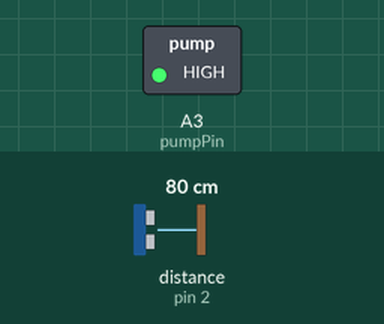
A sketch run on a simulated Arduino Uno, built with avr-gcc and run on an emulated ATmega328P. Shown: switched loads named in the sketch (green lamp = pin HIGH). Wiring (inferred from the names in the program): ultrasonic range finder: trigger pin 5; echo pin 2. The inputs (shaded band) are chosen by the test bench; at power-on: distance to the obstacle (sensor on pin 2) 80 cm. The echo pulse lasts 58.3 µs per cm; pins used as bus, display or sensor lines are not drawn.

Above: at 1.2 s.
1.3 s: distance to the obstacle (sensor on pin 2) set to 84 cm
At 2.7 s:
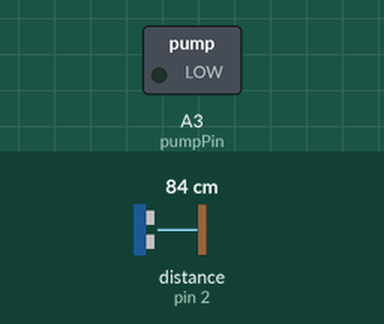
3.0 s: distance to the obstacle (sensor on pin 2) set to 2 cm
At 3.4 s:
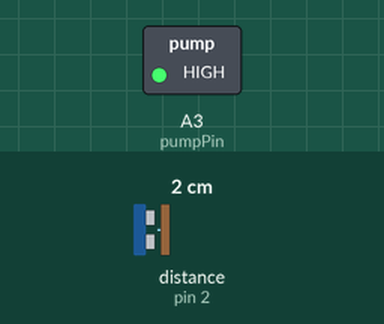
Timing chart, 0 to 6.0 s (numbered marks = the images above; inputs shaded):
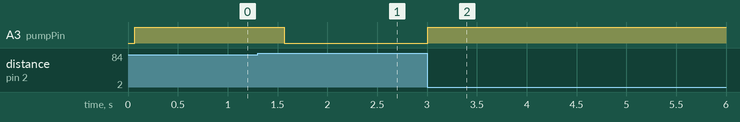

Measured:
- the behaviour switches between 81 and 82 cm on distance to the obstacle (sensor on pin 2) (found by bisection; images 0 and 1)
- after the input at 1.3 s, A3 (pumpPin): HIGH → LOW after 0.27 s
- after the input at 3.0 s, A3 (pumpPin): LOW → HIGH at once

The sketch:

ultrapump.ino
```cpp
#define trigPin 5
#define echoPin 2
#define pumpPin A3

void HCSR04_setup() {
  pinMode(trigPin, OUTPUT);
  pinMode(echoPin, INPUT);
  digitalWrite(trigPin, LOW);
  int intNo = digitalPinToInterrupt(echoPin);
  attachInterrupt(intNo, HCSR04_response, FALLING);
}

// HCSR04 -------------------------------------------------
unsigned long HCSR04_trigTime = 0L;

void HCSR04_loop() {
  unsigned long now = micros();
  if(now - HCSR04_trigTime < 60000) return;
  HCSR04_trigTime = now;
  digitalWrite(trigPin, HIGH);
  delayMicroseconds(10);
  digitalWrite(trigPin, LOW);
}

volatile unsigned long HCSR04_value = 0;
void HCSR04_response() {
  unsigned long responseTime = micros() - HCSR04_trigTime;
  if(responseTime<10000) HCSR04_value = responseTime;
}

int HCSR04_getCm() {
  if(HCSR04_value==0) return 10000;
  return HCSR04_value/2 * 0.0343; // speed of sound cm/us
}

// pump ---------------------------------------------------
void pump_setup() {
  pinMode(pumpPin, OUTPUT);
  digitalWrite(pumpPin, LOW);
}

void pump_splash(int duration) {
  digitalWrite(pumpPin, HIGH);
  digitalWrite(LED_BUILTIN, HIGH);
  delay(duration);
  digitalWrite(pumpPin, LOW);
  digitalWrite(LED_BUILTIN, LOW);
}


void setup() {
  HCSR04_setup();
  pump_setup();
}

void loop() {
  HCSR04_loop();
  if(HCSR04_getCm()<90) pump_splash(250); //toto je potreba kalibrovat
}
```
